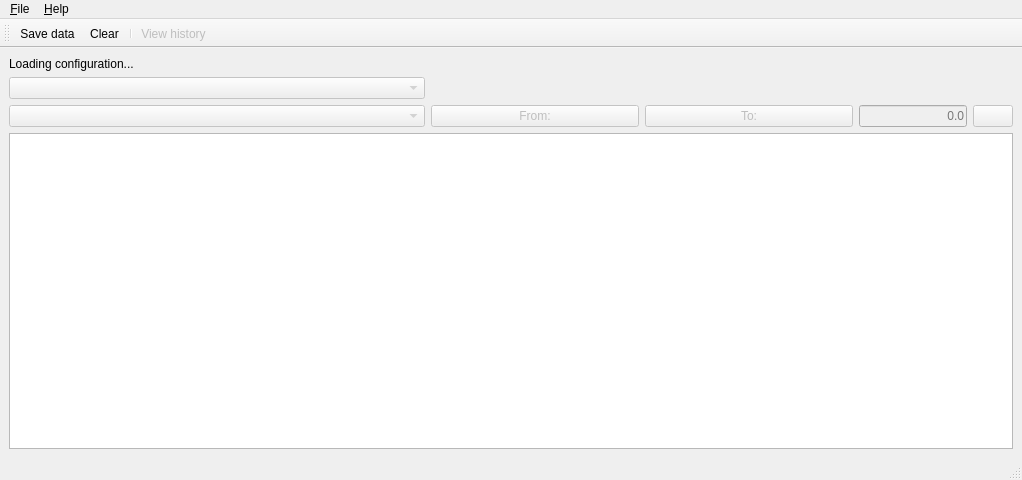
<?xml version="1.0" encoding="UTF-8"?>
<ui version="4.0">
 <class>MainWindow</class>
 <widget class="QMainWindow" name="MainWindow">
  <property name="geometry">
   <rect>
    <x>0</x>
    <y>0</y>
    <width>1022</width>
    <height>480</height>
   </rect>
  </property>
  <property name="windowTitle">
   <string notr="true">SZARP Filler 2</string>
  </property>
  <property name="windowIcon">
   <iconset>
    <normaloff>/opt/szarp/resources/qt4/icons/filler2.png</normaloff>/opt/szarp/resources/qt4/icons/filler2.png</iconset>
  </property>
  <property name="locale">
   <locale language="English" country="UnitedStates"/>
  </property>
  <widget class="QWidget" name="centralwidget">
   <layout class="QVBoxLayout" name="verticalLayout">
    <item>
     <widget class="QLabel" name="titleLabel">
      <property name="toolTip">
       <string/>
      </property>
      <property name="statusTip">
       <string>Loaded configuration name</string>
      </property>
      <property name="whatsThis">
       <string>Loaded configuration name.</string>
      </property>
      <property name="text">
       <string>Loading configuration...</string>
      </property>
     </widget>
    </item>
    <item>
     <layout class="QGridLayout" name="gridLayout" columnstretch="6,3,3,2,1">
      <item row="1" column="2">
       <widget class="QPushButton" name="toDate">
        <property name="enabled">
         <bool>false</bool>
        </property>
        <property name="toolTip">
         <string>&quot;End&quot; date</string>
        </property>
        <property name="statusTip">
         <string>Choose ending date</string>
        </property>
        <property name="whatsThis">
         <string>Date and time &quot;to&quot; which value will be inserted. Press to set date.</string>
        </property>
        <property name="text">
         <string>To:</string>
        </property>
       </widget>
      </item>
      <item row="1" column="1">
       <widget class="QPushButton" name="fromDate">
        <property name="enabled">
         <bool>false</bool>
        </property>
        <property name="toolTip">
         <string>&quot;From&quot; date</string>
        </property>
        <property name="statusTip">
         <string>Choose beginning date</string>
        </property>
        <property name="whatsThis">
         <string>Date and time &quot;from&quot; which value will be inserted. Press to set date.</string>
        </property>
        <property name="text">
         <string>From:</string>
        </property>
       </widget>
      </item>
      <item row="0" column="0">
       <widget class="QComboBox" name="listOfSets">
        <property name="enabled">
         <bool>false</bool>
        </property>
        <property name="focusPolicy">
         <enum>Qt::NoFocus</enum>
        </property>
        <property name="toolTip">
         <string>List of sets</string>
        </property>
        <property name="statusTip">
         <string>Choose set from the list</string>
        </property>
        <property name="whatsThis">
         <string>List of parameter sets from loaded configuration.</string>
        </property>
        <property name="maxVisibleItems">
         <number>20</number>
        </property>
        <property name="insertPolicy">
         <enum>QComboBox::InsertAtBottom</enum>
        </property>
       </widget>
      </item>
      <item row="1" column="0">
       <widget class="QComboBox" name="paramList">
        <property name="enabled">
         <bool>false</bool>
        </property>
        <property name="toolTip">
         <string>Parameter list</string>
        </property>
        <property name="statusTip">
         <string>Choose parameter from the list</string>
        </property>
        <property name="whatsThis">
         <string>List of parameters, which belong to chosen set.</string>
        </property>
       </widget>
      </item>
      <item row="1" column="4">
       <widget class="QPushButton" name="addButton">
        <property name="enabled">
         <bool>false</bool>
        </property>
        <property name="sizePolicy">
         <sizepolicy hsizetype="Fixed" vsizetype="Fixed">
          <horstretch>0</horstretch>
          <verstretch>0</verstretch>
         </sizepolicy>
        </property>
        <property name="toolTip">
         <string>Add a change</string>
        </property>
        <property name="statusTip">
         <string>Add a change to the table</string>
        </property>
        <property name="whatsThis">
         <string>Press this button to add a change to the table. It is enabled only if all data is valid.</string>
        </property>
        <property name="text">
         <string notr="true"/>
        </property>
        <property name="icon">
         <iconset theme="add">
          <normaloff/>
         </iconset>
        </property>
        <property name="shortcut">
         <string>Ctrl+=</string>
        </property>
       </widget>
      </item>
      <item row="1" column="3">
       <widget class="QLineEdit" name="valueEdit">
        <property name="enabled">
         <bool>false</bool>
        </property>
        <property name="sizePolicy">
         <sizepolicy hsizetype="Fixed" vsizetype="Fixed">
          <horstretch>0</horstretch>
          <verstretch>0</verstretch>
         </sizepolicy>
        </property>
        <property name="toolTip">
         <string>Parametr's value</string>
        </property>
        <property name="statusTip">
         <string>Enter parameter value</string>
        </property>
        <property name="whatsThis">
         <string>Textbox for entering parameter's value to be inserted in given time period.</string>
        </property>
        <property name="autoFillBackground">
         <bool>true</bool>
        </property>
        <property name="inputMethodHints">
         <set>Qt::ImhNone</set>
        </property>
        <property name="inputMask">
         <string/>
        </property>
        <property name="text">
         <string/>
        </property>
        <property name="maxLength">
         <number>12</number>
        </property>
        <property name="cursorPosition">
         <number>0</number>
        </property>
        <property name="alignment">
         <set>Qt::AlignRight|Qt::AlignTrailing|Qt::AlignVCenter</set>
        </property>
        <property name="readOnly">
         <bool>true</bool>
        </property>
        <property name="placeholderText">
         <string notr="true">0.0</string>
        </property>
       </widget>
      </item>
     </layout>
    </item>
    <item>
     <widget class="QTableWidget" name="changesTable">
      <property name="toolTip">
       <string>Table of changes</string>
      </property>
      <property name="statusTip">
       <string>Table of changes to be commited</string>
      </property>
      <property name="whatsThis">
       <string>Table of scheduled changes to be commited. Press &quot;X&quot; button to remove entry.</string>
      </property>
     </widget>
    </item>
   </layout>
  </widget>
  <widget class="QMenuBar" name="menubar">
   <property name="geometry">
    <rect>
     <x>0</x>
     <y>0</y>
     <width>1022</width>
     <height>21</height>
    </rect>
   </property>
   <property name="whatsThis">
    <string/>
   </property>
   <widget class="QMenu" name="menu_File">
    <property name="locale">
     <locale language="English" country="UnitedStates"/>
    </property>
    <property name="title">
     <string>&amp;File</string>
    </property>
    <addaction name="actionSaveData"/>
    <addaction name="actionClear"/>
    <addaction name="separator"/>
    <addaction name="actionViewHistory"/>
    <addaction name="separator"/>
    <addaction name="actionExit"/>
   </widget>
   <widget class="QMenu" name="menu_Help">
    <property name="locale">
     <locale language="English" country="UnitedStates"/>
    </property>
    <property name="title">
     <string>&amp;Help</string>
    </property>
    <addaction name="actionUsersManual"/>
    <addaction name="actionContextHelp"/>
    <addaction name="separator"/>
    <addaction name="actionAbout"/>
    <addaction name="actionAboutQt"/>
   </widget>
   <addaction name="menu_File"/>
   <addaction name="menu_Help"/>
  </widget>
  <widget class="QStatusBar" name="statusbar">
   <property name="whatsThis">
    <string>Shows application's element description pointed by cursor.</string>
   </property>
  </widget>
  <widget class="QToolBar" name="toolBar">
   <property name="windowTitle">
    <string>Toolbar</string>
   </property>
   <attribute name="toolBarArea">
    <enum>TopToolBarArea</enum>
   </attribute>
   <attribute name="toolBarBreak">
    <bool>false</bool>
   </attribute>
   <addaction name="actionSaveData"/>
   <addaction name="actionClear"/>
   <addaction name="separator"/>
   <addaction name="actionViewHistory"/>
  </widget>
  <action name="actionSaveData">
   <property name="icon">
    <iconset theme="document-save"/>
   </property>
   <property name="text">
    <string>&amp;Save data</string>
   </property>
   <property name="statusTip">
    <string>Save data to database</string>
   </property>
   <property name="whatsThis">
    <string>Press to apply all changes to SZARP data base.</string>
   </property>
   <property name="shortcut">
    <string>Ctrl+S</string>
   </property>
   <property name="menuRole">
    <enum>QAction::ApplicationSpecificRole</enum>
   </property>
  </action>
  <action name="actionClear">
   <property name="icon">
    <iconset theme="edit-clear"/>
   </property>
   <property name="text">
    <string>C&amp;lear</string>
   </property>
   <property name="statusTip">
    <string>Clear pending actions</string>
   </property>
   <property name="whatsThis">
    <string>Press to remove all scheduled changes from the table.</string>
   </property>
   <property name="shortcut">
    <string>Ctrl+C</string>
   </property>
  </action>
  <action name="actionExit">
   <property name="icon">
    <iconset theme="application-exit"/>
   </property>
   <property name="text">
    <string>E&amp;xit</string>
   </property>
   <property name="statusTip">
    <string>Exit Filler 2</string>
   </property>
   <property name="whatsThis">
    <string>Press to exit Filler 2.</string>
   </property>
   <property name="shortcut">
    <string>Ctrl+Q</string>
   </property>
   <property name="shortcutContext">
    <enum>Qt::ApplicationShortcut</enum>
   </property>
   <property name="menuRole">
    <enum>QAction::QuitRole</enum>
   </property>
  </action>
  <action name="actionUsersManual">
   <property name="enabled">
    <bool>false</bool>
   </property>
   <property name="icon">
    <iconset theme="help-contents"/>
   </property>
   <property name="text">
    <string>User's &amp;manual</string>
   </property>
   <property name="statusTip">
    <string>Show user's manual</string>
   </property>
   <property name="whatsThis">
    <string>Press to activate user's manual.</string>
   </property>
   <property name="shortcut">
    <string>F1</string>
   </property>
  </action>
  <action name="actionContextHelp">
   <property name="icon">
    <iconset theme="help-faq"/>
   </property>
   <property name="text">
    <string>Con&amp;text help</string>
   </property>
   <property name="statusTip">
    <string>Activate context help</string>
   </property>
   <property name="whatsThis">
    <string>Press to activate &quot;What is that?&quot; mode.</string>
   </property>
   <property name="shortcut">
    <string>Shift+F1</string>
   </property>
  </action>
  <action name="actionAbout">
   <property name="icon">
    <iconset theme="help-about"/>
   </property>
   <property name="text">
    <string>&amp;About</string>
   </property>
   <property name="statusTip">
    <string>Information about Filler 2</string>
   </property>
   <property name="whatsThis">
    <string>Press to show information about Filler 2 application.</string>
   </property>
   <property name="menuRole">
    <enum>QAction::AboutRole</enum>
   </property>
  </action>
  <action name="actionAboutQt">
   <property name="icon">
    <iconset>
     <normaloff>/opt/szarp/resources/qt4/icons/qt4.png</normaloff>/opt/szarp/resources/qt4/icons/qt4.png</iconset>
   </property>
   <property name="text">
    <string>About &amp;Qt</string>
   </property>
   <property name="statusTip">
    <string>Information about Qt4</string>
   </property>
   <property name="whatsThis">
    <string>Press to show information about Qt4 library, which is used by Filler 2.</string>
   </property>
  </action>
  <action name="actionViewHistory">
   <property name="enabled">
    <bool>false</bool>
   </property>
   <property name="icon">
    <iconset theme="edit-find-replace"/>
   </property>
   <property name="text">
    <string>View &amp;history</string>
   </property>
   <property name="statusTip">
    <string>View history of changes</string>
   </property>
   <property name="whatsThis">
    <string>Press to enter history of changes viewer. There you can undo previously commited changes.</string>
   </property>
   <property name="shortcut">
    <string>Ctrl+H</string>
   </property>
  </action>
 </widget>
 <resources/>
 <connections>
  <connection>
   <sender>listOfSets</sender>
   <signal>activated(QString)</signal>
   <receiver>MainWindow</receiver>
   <slot>onSetChosen(QString)</slot>
   <hints>
    <hint type="sourcelabel">
     <x>342</x>
     <y>114</y>
    </hint>
    <hint type="destinationlabel">
     <x>474</x>
     <y>75</y>
    </hint>
   </hints>
  </connection>
  <connection>
   <sender>paramList</sender>
   <signal>activated(int)</signal>
   <receiver>MainWindow</receiver>
   <slot>onParamChosen(int)</slot>
   <hints>
    <hint type="sourcelabel">
     <x>365</x>
     <y>148</y>
    </hint>
    <hint type="destinationlabel">
     <x>659</x>
     <y>72</y>
    </hint>
   </hints>
  </connection>
  <connection>
   <sender>fromDate</sender>
   <signal>clicked()</signal>
   <receiver>MainWindow</receiver>
   <slot>onFromDate()</slot>
   <hints>
    <hint type="sourcelabel">
     <x>524</x>
     <y>136</y>
    </hint>
    <hint type="destinationlabel">
     <x>539</x>
     <y>92</y>
    </hint>
   </hints>
  </connection>
  <connection>
   <sender>toDate</sender>
   <signal>clicked()</signal>
   <receiver>MainWindow</receiver>
   <slot>onToDate()</slot>
   <hints>
    <hint type="sourcelabel">
     <x>772</x>
     <y>134</y>
    </hint>
    <hint type="destinationlabel">
     <x>771</x>
     <y>103</y>
    </hint>
   </hints>
  </connection>
  <connection>
   <sender>valueEdit</sender>
   <signal>lostFocus()</signal>
   <receiver>MainWindow</receiver>
   <slot>onValueChanged()</slot>
   <hints>
    <hint type="sourcelabel">
     <x>879</x>
     <y>136</y>
    </hint>
    <hint type="destinationlabel">
     <x>894</x>
     <y>100</y>
    </hint>
   </hints>
  </connection>
  <connection>
   <sender>actionExit</sender>
   <signal>triggered()</signal>
   <receiver>MainWindow</receiver>
   <slot>close()</slot>
   <hints>
    <hint type="sourcelabel">
     <x>-1</x>
     <y>-1</y>
    </hint>
    <hint type="destinationlabel">
     <x>510</x>
     <y>239</y>
    </hint>
   </hints>
  </connection>
  <connection>
   <sender>actionAboutQt</sender>
   <signal>triggered()</signal>
   <receiver>MainWindow</receiver>
   <slot>aboutQt()</slot>
   <hints>
    <hint type="sourcelabel">
     <x>-1</x>
     <y>-1</y>
    </hint>
    <hint type="destinationlabel">
     <x>510</x>
     <y>239</y>
    </hint>
   </hints>
  </connection>
  <connection>
   <sender>actionAbout</sender>
   <signal>triggered()</signal>
   <receiver>MainWindow</receiver>
   <slot>about()</slot>
   <hints>
    <hint type="sourcelabel">
     <x>-1</x>
     <y>-1</y>
    </hint>
    <hint type="destinationlabel">
     <x>510</x>
     <y>239</y>
    </hint>
   </hints>
  </connection>
  <connection>
   <sender>addButton</sender>
   <signal>clicked()</signal>
   <receiver>MainWindow</receiver>
   <slot>addChange()</slot>
   <hints>
    <hint type="sourcelabel">
     <x>985</x>
     <y>135</y>
    </hint>
    <hint type="destinationlabel">
     <x>958</x>
     <y>88</y>
    </hint>
   </hints>
  </connection>
  <connection>
   <sender>actionClear</sender>
   <signal>triggered()</signal>
   <receiver>MainWindow</receiver>
   <slot>clearChanges()</slot>
   <hints>
    <hint type="sourcelabel">
     <x>-1</x>
     <y>-1</y>
    </hint>
    <hint type="destinationlabel">
     <x>510</x>
     <y>239</y>
    </hint>
   </hints>
  </connection>
  <connection>
   <sender>actionSaveData</sender>
   <signal>triggered()</signal>
   <receiver>MainWindow</receiver>
   <slot>commitChanges()</slot>
   <hints>
    <hint type="sourcelabel">
     <x>-1</x>
     <y>-1</y>
    </hint>
    <hint type="destinationlabel">
     <x>510</x>
     <y>239</y>
    </hint>
   </hints>
  </connection>
  <connection>
   <sender>actionContextHelp</sender>
   <signal>triggered()</signal>
   <receiver>MainWindow</receiver>
   <slot>contextHelp()</slot>
   <hints>
    <hint type="sourcelabel">
     <x>-1</x>
     <y>-1</y>
    </hint>
    <hint type="destinationlabel">
     <x>510</x>
     <y>239</y>
    </hint>
   </hints>
  </connection>
  <connection>
   <sender>valueEdit</sender>
   <signal>returnPressed()</signal>
   <receiver>MainWindow</receiver>
   <slot>onValueChanged()</slot>
   <hints>
    <hint type="sourcelabel">
     <x>895</x>
     <y>137</y>
    </hint>
    <hint type="destinationlabel">
     <x>510</x>
     <y>239</y>
    </hint>
   </hints>
  </connection>
  <connection>
   <sender>valueEdit</sender>
   <signal>textChanged(QString)</signal>
   <receiver>MainWindow</receiver>
   <slot>validateInput()</slot>
   <hints>
    <hint type="sourcelabel">
     <x>895</x>
     <y>137</y>
    </hint>
    <hint type="destinationlabel">
     <x>510</x>
     <y>239</y>
    </hint>
   </hints>
  </connection>
 </connections>
 <slots>
  <slot>onSetChosen(QString)</slot>
  <slot>onParamChosen(QString)</slot>
  <slot>onFromDate()</slot>
  <slot>onToDate()</slot>
  <slot>onValueChanged()</slot>
  <slot>aboutQt()</slot>
  <slot>about()</slot>
  <slot>addChange()</slot>
  <slot>clearChanges()</slot>
  <slot>commitChanges()</slot>
  <slot>contextHelp()</slot>
  <slot>validateInput()</slot>
 </slots>
</ui>
